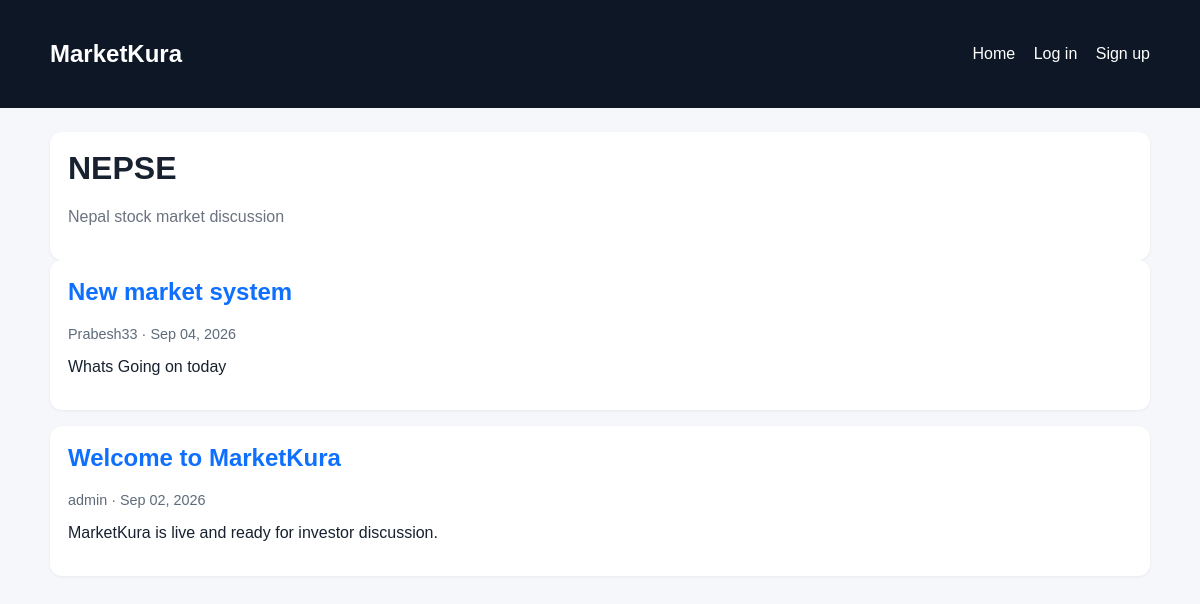
Before: /category/nepse/ with the older database file.
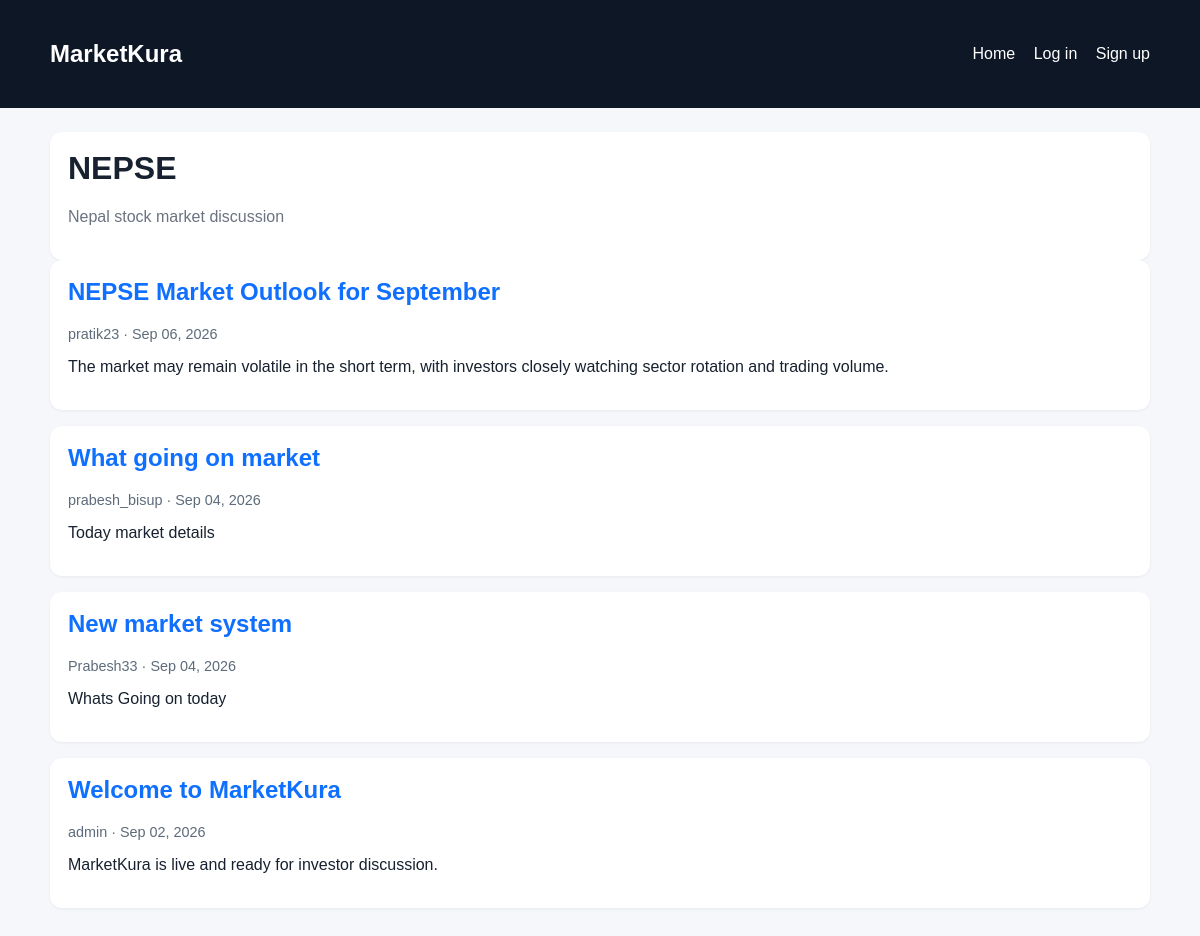
After: the same page with the newer database file.
### community/models.py (models this page shows, shortened)
class Post(models.Model):
    POST_TYPES = [
        ('discussion', 'Discussion'),
        ('thesis', 'Thesis'),
    ]
    user = models.ForeignKey(settings.AUTH_USER_MODEL, on_delete=models.CASCADE, related_name='posts')
    category = models.ForeignKey(Category, on_delete=models.CASCADE, related_name='posts')
    type = models.CharField(max_length=20, choices=POST_TYPES, default='discussion')
    title = models.CharField(max_length=255)
    body = models.TextField()
    asset_tag = models.CharField(max_length=100, blank=True)
    thesis_entry = models.TextField(blank=True)
    thesis_risk = models.TextField(blank=True)
    upvotes = models.IntegerField(default=0)
    created_at = models.DateTimeField(auto_now_add=True)
    class Meta:
        ordering = ['-created_at']

class User(AbstractUser):
    bio = models.TextField(blank=True)
    avatar = models.ImageField(upload_to='avatars/', blank=True, null=True)
    karma_score = models.IntegerField(default=0)
    is_verified = models.BooleanField(default=False)
    verified_type = models.CharField(max_length=50, blank=True)

### community/views.py (the view)
# urls.py: path('category/<slug:slug>/', views.category_detail, name='category_detail'),
def category_detail(request, slug):
    category = get_object_or_404(Category, slug=slug)
    posts = Post.objects.filter(category=category).select_related('user', 'category')
    return render(request, 'category_detail.html', {'category': category, 'posts': posts})

### templates/category_detail.html (shortened to what this page needs)
{% extends 'base.html' %}
{% block content %}
  <div class="panel">
    <h1>{{ category.name }}</h1>
    <p class="muted">{{ category.description|default:'Community discussion for this category.' }}</p>
  </div>
  {% for post in posts %}
    <article class="post-card">
      <h2><a href="{% url 'post_detail' post.pk %}">{{ post.title }}</a></h2>
      <div class="meta">{{ post.user.username }} · {{ post.created_at|date:'M d, Y' }}</div>
      <p>{{ post.body|truncatewords:40 }}</p>
    </article>
  {% empty %}
    <div class="panel"><p class="muted">No posts in this category yet.</p></div>
  {% endfor %}
{% endblock %}

Changed rows visible on the page:
added Post: title "NEPSE Market Outlook for September", user.username "pratik23", created_at "Sep 06, 2026", body "The market may remain volatile in the short term, with investors closely watching sector rotation and trading volume."
added Post: title "What going on market", user.username "prabesh_bisup", created_at "Sep 04, 2026", body "Today market details"
